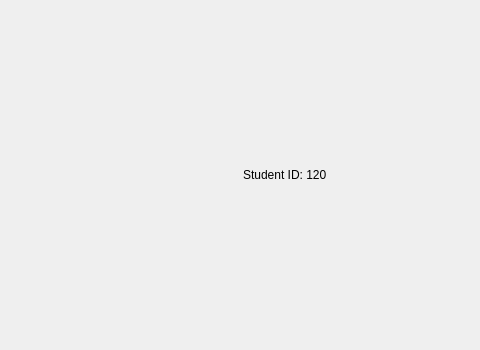
<?xml version="1.0" encoding="UTF-8"?>
<ui version="4.0">
 <class>About</class>
 <widget class="QDialog" name="About">
  <property name="geometry">
   <rect>
    <x>0</x>
    <y>0</y>
    <width>480</width>
    <height>350</height>
   </rect>
  </property>
  <property name="windowTitle">
   <string>Dialog</string>
  </property>
  <layout class="QHBoxLayout" name="horizontalLayout">
   <item>
    <widget class="QWidget" name="widget" native="true"/>
   </item>
   <item>
    <widget class="QLabel" name="label">
     <property name="text">
      <string>Student ID: 120</string>
     </property>
    </widget>
   </item>
  </layout>
 </widget>
 <resources/>
 <connections/>
</ui>
